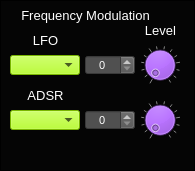
     <widget class="CustomFrame" name="frame_PAD_FreqMod">
      <property name="geometry">
       <rect>
        <x>150</x>
        <y>10</y>
        <width>195</width>
        <height>171</height>
       </rect>
      </property>
      <property name="styleSheet">
       <string notr="true">background-color: rgb(5, 5, 5);</string>
      </property>
      <property name="frameShape">
       <enum>QFrame::Panel</enum>
      </property>
      <property name="frameShadow">
       <enum>QFrame::Plain</enum>
      </property>
      <property name="midLineWidth">
       <number>1</number>
      </property>
      <widget class="CustomComboBox" name="comboBox_PadFreqModLFO">
       <property name="geometry">
        <rect>
         <x>10</x>
         <y>55</y>
         <width>70</width>
         <height>20</height>
        </rect>
       </property>
       <property name="font">
        <font>
         <pointsize>8</pointsize>
        </font>
       </property>
       <property name="focusPolicy">
        <enum>Qt::NoFocus</enum>
       </property>
       <property name="styleSheet">
        <string notr="true">selection-background-color: rgb(255, 0, 0);
border-color: rgb(0, 0, 0);
background-color: rgb(170, 255, 0);
</string>
       </property>
       <property name="currentText">
        <string/>
       </property>
       <property name="currentIndex">
        <number>-1</number>
       </property>
       <property name="maxVisibleItems">
        <number>4</number>
       </property>
      </widget>
      <widget class="CustomComboBox" name="comboBox_PadFreqModAdsr">
       <property name="geometry">
        <rect>
         <x>10</x>
         <y>110</y>
         <width>70</width>
         <height>20</height>
        </rect>
       </property>
       <property name="font">
        <font>
         <pointsize>8</pointsize>
        </font>
       </property>
       <property name="focusPolicy">
        <enum>Qt::NoFocus</enum>
       </property>
       <property name="styleSheet">
        <string notr="true">selection-background-color: rgb(255, 0, 0);
border-color: rgb(0, 0, 0);
background-color: rgb(170, 255, 0);
</string>
       </property>
       <property name="currentText">
        <string/>
       </property>
       <property name="currentIndex">
        <number>-1</number>
       </property>
       <property name="maxVisibleItems">
        <number>4</number>
       </property>
      </widget>
      <widget class="QLabel" name="label_395">
       <property name="geometry">
        <rect>
         <x>20</x>
         <y>30</y>
         <width>51</width>
         <height>21</height>
        </rect>
       </property>
       <property name="font">
        <font>
         <pointsize>10</pointsize>
        </font>
       </property>
       <property name="styleSheet">
        <string notr="true">color: rgb(255, 255, 255);</string>
       </property>
       <property name="text">
        <string>LFO</string>
       </property>
       <property name="alignment">
        <set>Qt::AlignCenter</set>
       </property>
      </widget>
      <widget class="QLabel" name="label_396">
       <property name="geometry">
        <rect>
         <x>10</x>
         <y>5</y>
         <width>151</width>
         <height>20</height>
        </rect>
       </property>
       <property name="font">
        <font>
         <pointsize>10</pointsize>
        </font>
       </property>
       <property name="styleSheet">
        <string>color: rgb(255, 255, 255);</string>
       </property>
       <property name="text">
        <string>Frequency Modulation</string>
       </property>
       <property name="alignment">
        <set>Qt::AlignCenter</set>
       </property>
      </widget>
      <widget class="CustomDial" name="dial_PadFreqModLFOLevel">
       <property name="geometry">
        <rect>
         <x>140</x>
         <y>45</y>
         <width>40</width>
         <height>40</height>
        </rect>
       </property>
       <property name="focusPolicy">
        <enum>Qt::NoFocus</enum>
       </property>
       <property name="styleSheet">
        <string notr="true">background-color: rgb(170, 85, 255);</string>
       </property>
       <property name="maximum">
        <number>100</number>
       </property>
       <property name="value">
        <number>0</number>
       </property>
       <property name="wrapping">
        <bool>false</bool>
       </property>
       <property name="notchTarget">
        <double>8.000000000000000</double>
       </property>
       <property name="notchesVisible">
        <bool>true</bool>
       </property>
      </widget>
      <widget class="CustomDial" name="dial_PadFreqModAdsrLevel">
       <property name="geometry">
        <rect>
         <x>140</x>
         <y>100</y>
         <width>40</width>
         <height>40</height>
        </rect>
       </property>
       <property name="focusPolicy">
        <enum>Qt::NoFocus</enum>
       </property>
       <property name="styleSheet">
        <string notr="true">background-color: rgb(170, 85, 255);</string>
       </property>
       <property name="maximum">
        <number>100</number>
       </property>
       <property name="value">
        <number>0</number>
       </property>
       <property name="wrapping">
        <bool>false</bool>
       </property>
       <property name="notchTarget">
        <double>8.000000000000000</double>
       </property>
       <property name="notchesVisible">
        <bool>true</bool>
       </property>
      </widget>
      <widget class="QLabel" name="label_397">
       <property name="geometry">
        <rect>
         <x>20</x>
         <y>85</y>
         <width>51</width>
         <height>21</height>
        </rect>
       </property>
       <property name="font">
        <font>
         <pointsize>10</pointsize>
        </font>
       </property>
       <property name="styleSheet">
        <string notr="true">color: rgb(255, 255, 255);</string>
       </property>
       <property name="text">
        <string>ADSR</string>
       </property>
       <property name="alignment">
        <set>Qt::AlignCenter</set>
       </property>
      </widget>
      <widget class="QLabel" name="label_398">
       <property name="geometry">
        <rect>
         <x>135</x>
         <y>20</y>
         <width>51</width>
         <height>21</height>
        </rect>
       </property>
       <property name="font">
        <font>
         <pointsize>10</pointsize>
        </font>
       </property>
       <property name="styleSheet">
        <string notr="true">color: rgb(255, 255, 255);</string>
       </property>
       <property name="text">
        <string>Level</string>
       </property>
       <property name="alignment">
        <set>Qt::AlignCenter</set>
       </property>
      </widget>
      <widget class="QSpinBox" name="spinBox_PadFreqModLfoLevel">
       <property name="geometry">
        <rect>
         <x>85</x>
         <y>55</y>
         <width>50</width>
         <height>20</height>
        </rect>
       </property>
       <property name="font">
        <font>
         <pointsize>8</pointsize>
        </font>
       </property>
       <property name="focusPolicy">
        <enum>Qt::NoFocus</enum>
       </property>
       <property name="styleSheet">
        <string notr="true">background-color: rgb(80,80,80);
color: rgb(255, 255, 255);</string>
       </property>
       <property name="alignment">
        <set>Qt::AlignCenter</set>
       </property>
       <property name="readOnly">
        <bool>false</bool>
       </property>
       <property name="accelerated">
        <bool>true</bool>
       </property>
       <property name="maximum">
        <number>100</number>
       </property>
       <property name="value">
        <number>0</number>
       </property>
      </widget>
      <widget class="QSpinBox" name="spinBox_PadFreqModAdsrLevel">
       <property name="geometry">
        <rect>
         <x>85</x>
         <y>110</y>
         <width>50</width>
         <height>20</height>
        </rect>
       </property>
       <property name="font">
        <font>
         <pointsize>8</pointsize>
        </font>
       </property>
       <property name="focusPolicy">
        <enum>Qt::NoFocus</enum>
       </property>
       <property name="styleSheet">
        <string notr="true">background-color: rgb(80,80,80);
color: rgb(255, 255, 255);</string>
       </property>
       <property name="alignment">
        <set>Qt::AlignCenter</set>
       </property>
       <property name="readOnly">
        <bool>false</bool>
       </property>
       <property name="accelerated">
        <bool>true</bool>
       </property>
       <property name="maximum">
        <number>100</number>
       </property>
       <property name="value">
        <number>0</number>
       </property>
      </widget>
     </widget>
